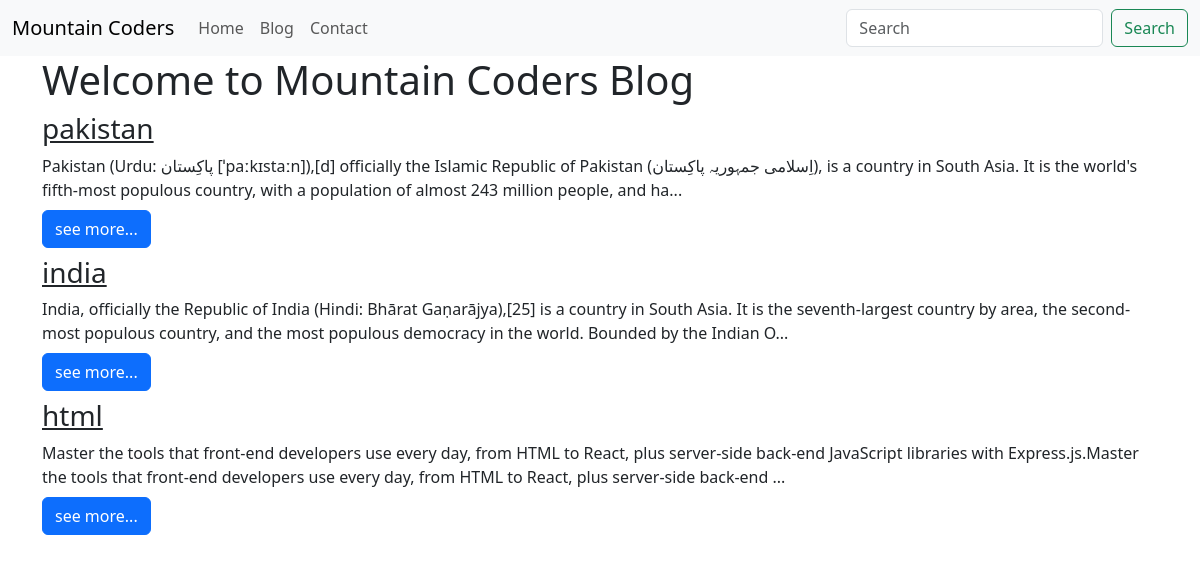
Screenshot of /blog/ with the database file from the repository.
### blog/models.py (models this page shows, shortened)
class Blog(models.Model):
    sno=models.AutoField(primary_key=True)
    title=models.CharField(max_length=200)
    content=models.TextField()
    slug=models.CharField(max_length=100)
    time=models.DateTimeField(auto_now_add=True)

### blog/views.py (the view)
# urls.py: 2. Add a URL to urlpatterns:  path('blog/', include('blog.urls'))
def blog(request):
    blogs=Blog.objects.all()
    context={'blogs':blogs}
    return render(request,'bloghome.html',context)

### templates/bloghome.html (shortened to what this page needs)
{% extends 'base.html' %}
{% block blogactive %}active{% endblock blogactive %}
{% block body %}
<div class="container">
<h1>Welcome to Mountain Coders Blog</h1>
{% for blog in blogs %}
    <div class="my-2">
         <h3><a href="/blogpost/{{blog.slug}}" class="text-dark">{{blog.title}}</a></h3>
         <div class="my-2">
         {{blog.content|slice:245}}...
         </div>
         <a href="/blogpost/{{blog.slug}}" class="text-dark"><button class="btn btn-primary">see more...</button></a>
      </div>
{% endfor %}
</div>
{% endblock body %}

### templates/base.html (shortened to what this page needs)
<!doctype html>
<html lang="en">
  <head>
    <link href="https://cdn.jsdelivr.net/npm/bootstrap@5.3.0-alpha1/dist/css/bootstrap.min.css" rel="stylesheet">
  </head>
  <body>
    <nav class="navbar navbar-expand-lg bg-body-tertiary">
        <div class="container-fluid">
          <a class="navbar-brand" href="#">Mountain Coders</a>
          <div class="collapse navbar-collapse" id="navbarSupportedContent">
            <ul class="navbar-nav me-auto mb-2 mb-lg-0">
              <li class="nav-item {% block homeactive %}{% endblock homeactive %}">
                <a class="nav-link " aria-current="page" href="{% url 'home' %}">Home</a>
              </li>
              <li class="nav-item {% block blogactive %}{% endblock blogactive %}">
                <a class="nav-link " href="{% url 'blog' %}">Blog</a>
              </li>
              <li class="nav-item {% block contactactive %}{% endblock contactactive %}">
                <a class="nav-link " href="{% url 'contact' %}">Contact</a>
              </li>
            </ul>
            <form action="{% url 'search' %}" method="GET" class="d-flex" role="search">
              <input class="form-control me-2" type="search" placeholder="Search" aria-label="Search">
              <button class="btn btn-outline-success" type="submit">Search</button>
            </form>
          </div>
        </div>
      </nav>
    {% block body %}{% endblock body %}
  </body>
</html>

### rows the page displays
Blog: title "pakistan", content "Pakistan (Urdu: پاکِستان [ˈpaːkɪstaːn]),[d] officially the Islamic Republic of Pakistan (اِسلامی جمہوریہ پاکِستان), is a country in South Asia. It is the world's fifth-most populous country, with a population of almost 243 million people, and ha"
Blog: title "india", content "India, officially the Republic of India (Hindi: Bhārat Gaṇarājya),[25] is a country in South Asia. It is the seventh-largest country by area, the second-most populous country, and the most populous democracy in the world. Bounded by the Indian O"
Blog: title "html", content "Master the tools that front-end developers use every day, from HTML to React, plus server-side back-end JavaScript libraries with Express.js.Master the tools that front-end developers use every day, from HTML to React, plus server-side back-end"
